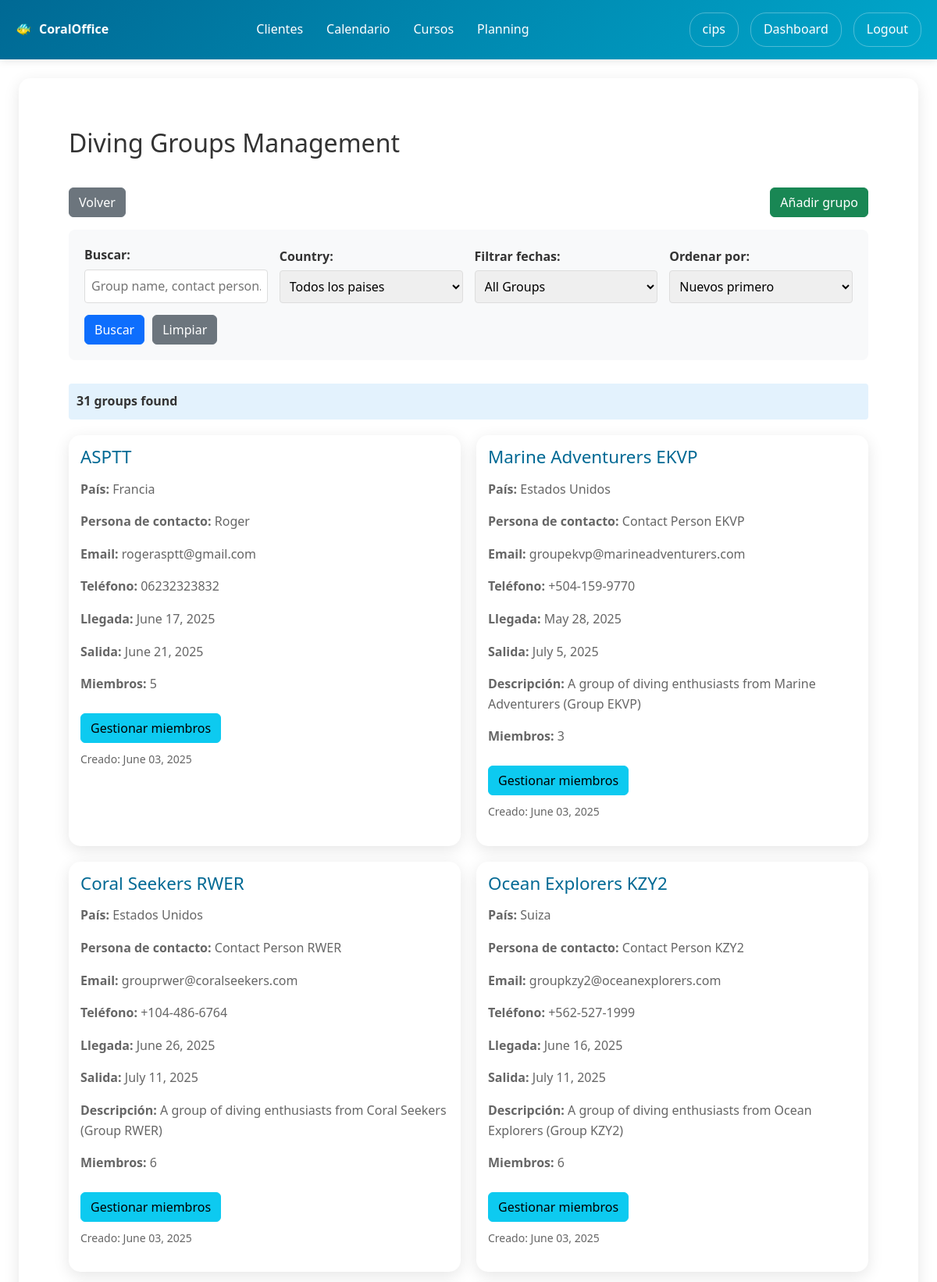
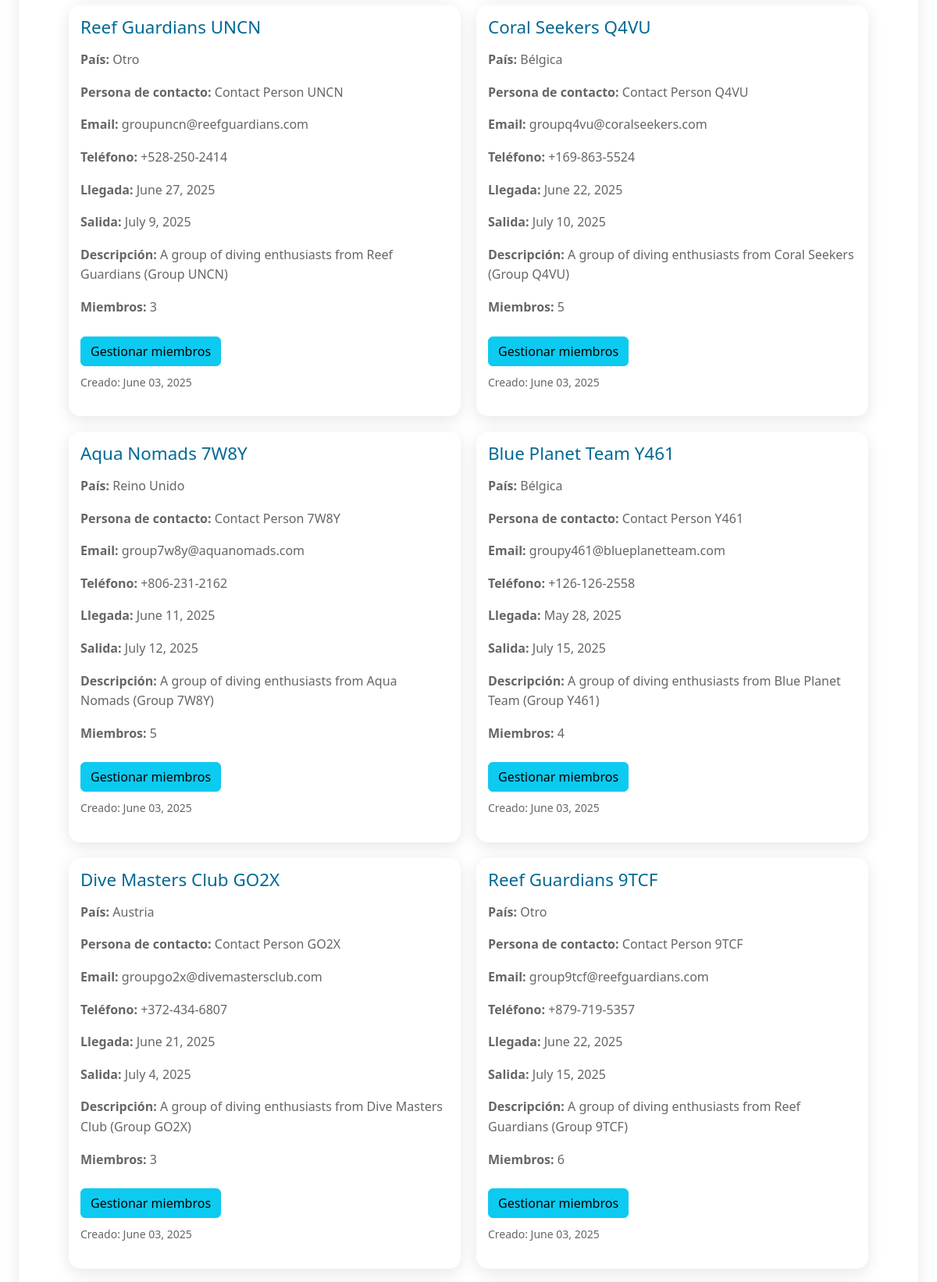
The app's page /users/diving-groups/ (signed in, upper part) with its own data (2 pictures, top to bottom).
### users/models.py (models this page shows, shortened)
class DivingGroup(models.Model):
    diving_center = models.ForeignKey(User, on_delete=models.CASCADE, related_name='diving_groups')
    name = models.CharField(max_length=100)
    country = models.CharField(max_length=10, choices=Customer.COUNTRY_CHOICES, default='OTHER')
    contact_person = models.CharField(max_length=100)
    email = models.EmailField()
    phone = models.CharField(max_length=20)
    description = models.TextField(blank=True)
    arrival_date = models.DateField(null=True, blank=True)
    departure_date = models.DateField(null=True, blank=True)
    created_at = models.DateTimeField(auto_now_add=True)

### users/views.py (the view, shortened to what this page needs)
# urls.py: path('diving-groups/', views.diving_groups_list, name='diving_groups_list'),
@login_required
def diving_groups_list(request):
    if not request.user.userprofile.is_diving_center:
        messages.error(request, 'Access denied.')
        return redirect('users:profile')
    from datetime import date, timedelta
    from django.db.models import Q
    groups = DivingGroup.objects.filter(diving_center=request.user)
    search_query = request.GET.get('search', '').strip()
    country_filter = request.GET.get('country', '').strip()
    if country_filter:
        groups = groups.filter(country=country_filter)
    date_filter = request.GET.get('date_filter', '').strip()
    today = date.today()
    if date_filter == 'arriving_soon':
        next_week = today + timedelta(days=7)
        groups = groups.filter(
            arrival_date__gte=today,
            arrival_date__lte=next_week
        )
    elif date_filter == 'currently_here':
        groups = groups.filter(
            arrival_date__lte=today,
            departure_date__gte=today
        )
    elif date_filter == 'departing_soon':
        next_week = today + timedelta(days=7)
        groups = groups.filter(
            departure_date__gte=today,
            departure_date__lte=next_week
        )
    elif date_filter == 'past_groups':
        groups = groups.filter(departure_date__lt=today)
    sort_by = request.GET.get('sort_by', '-created_at')
    valid_sort_fields = [
        'name', '-name', 'created_at', '-created_at',
        'arrival_date', '-arrival_date', 'country', '-country'
    ]
    if sort_by in valid_sort_fields:
        groups = groups.order_by(sort_by)
    else:
        groups = groups.order_by('-created_at')
    country_choices = Customer.COUNTRY_CHOICES
    context = {
        'groups': groups,
        'country_choices': country_choices,
        'search_query': search_query,
    }
    return render(request, 'users/diving_groups_list.html', context)

### users/context_processors.py (called while the page is built)
def cookies_context(request):
    cookies_accepted = request.COOKIES.get('cookies_accepted', 'false') == 'true'
    show_cookies_banner = not cookies_accepted
    return {
        'cookies_accepted': cookies_accepted,
        'show_cookies_banner': show_cookies_banner,
    }

### users/templates/users/diving_groups_list.html (shortened to what this page needs)
{% extends 'users/base.html' %}
{% block users_content %}
<div class="p-3">
    <div style="display: flex; justify-content: space-between; align-items: center; margin-bottom: 30px;">
        <h2>Diving Groups Management</h2>
    </div>
    <div class="mb-3 d-flex flex-column flex-md-row justify-content-md-between align-items-md-center">
        <a href="{% url 'users:diving_center_dashboard' %}" class="btn btn-secondary mb-2 mb-md-0" style="background: #6c757d;">Volver</a>
        <a href="{% url 'users:add_diving_group' %}" class="btn btn-success">Añadir grupo</a>
    </div>
    <div class="filter-controls" style="background: #f8f9fa; padding: 20px; border-radius: 8px; margin-bottom: 30px;">
        <form method="get" style="display: grid; grid-template-columns: repeat(auto-fit, minmax(200px, 1fr)); gap: 15px; align-items: end;">
            <div>
                <label for="search" style="display: block; margin-bottom: 5px; font-weight: bold;">Buscar:</label>
                <input type="text" id="search" name="search" value="{{ request.GET.search }}"
                       placeholder="Group name, contact person..."
                       style="width: 100%; padding: 8px; border: 1px solid #ddd; border-radius: 4px;">
            </div>
            <div>
                <label for="country" style="display: block; margin-bottom: 5px; font-weight: bold;">Country:</label>
                <select name="country" id="country" style="width: 100%; padding: 8px; border: 1px solid #ddd; border-radius: 4px;">
                    <option value="">Todos los paises</option>
                </select>
            </div>
            <div>
                <label for="date_filter" style="display: block; margin-bottom: 5px; font-weight: bold;">Filtrar fechas:</label>
                <select name="date_filter" id="date_filter" style="width: 100%; padding: 8px; border: 1px solid #ddd; border-radius: 4px;">
                    <option value="">All Groups</option>
                </select>
            </div>
            <div>
                <label for="sort_by" style="display: block; margin-bottom: 5px; font-weight: bold;">Ordenar por:</label>
                <select name="sort_by" id="sort_by" style="width: 100%; padding: 8px; border: 1px solid #ddd; border-radius: 4px;">
                    <option value="-created_at" {% if request.GET.sort_by == '-created_at' %}selected{% endif %}>
                        Nuevos primero
                    </option>
                </select>
            </div>
            <div style="display: flex; gap: 10px;">
                <button type="submit" class="btn btn-primary">
                    Buscar
                </button>
                <a href="{% url 'users:diving_groups_list' %}" class="btn btn-secondary">
                    Limpiar
                </a>
            </div>
        </form>
    </div>
    {% if groups %}
        <div style="margin-bottom: 20px; padding: 10px; background: #e3f2fd; border-radius: 4px;">
            <strong>{{ groups|length }} group{{ groups|length|pluralize }} found</strong>
        </div>
    {% endif %}
    {% if groups %}
        <div style="display: grid; grid-template-columns: repeat(auto-fit, minmax(400px, 1fr)); gap: 20px;">
            {% for group in groups %}
            <div class="card">
                <h3>{{ group.name }}</h3>
                <p><strong>País:</strong> {{ group.get_country_display }}</p>
                <p><strong>Persona de contacto:</strong> {{ group.contact_person }}</p>
                <p><strong>Email:</strong> {{ group.email }}</p>
                <p><strong>Teléfono:</strong> {{ group.phone }}</p>
                {% if group.arrival_date %}
                    <p><strong>Llegada:</strong> {{ group.arrival_date }}</p>
                {% endif %}
                {% if group.departure_date %}
                    <p><strong>Salida:</strong> {{ group.departure_date }}</p>
                {% endif %}
                {% if group.description %}
                    <p><strong>Descripción:</strong> {{ group.description|truncatewords:20 }}</p>
                {% endif %}
                <p><strong>Miembros:</strong> {{ group.members.count }}</p>
                <div class="my-2">
                    <a href="{% url 'users:manage_group_members' group.id %}" class="btn btn-info">Gestionar miembros</a>
                </div>
                <p><small>Creado: {{ group.created_at|date:"F d, Y" }}</small></p>
            </div>
            {% endfor %}
        </div>
    {% else %}
        <p>No diving groups added yet.</p>
    {% endif %}
</div>
{% endblock %}

### home/templates/home/base.html (shortened to what this page needs)
<!DOCTYPE html>
<html lang="en">
<head>
    <link href="https://cdn.jsdelivr.net/npm/bootstrap@5.3.2/dist/css/bootstrap.min.css" rel="stylesheet">
    <link rel="stylesheet" href="https://cdn.jsdelivr.net/npm/bootstrap-icons@1.11.1/font/bootstrap-icons.css">
</head>
<body>
    <header class="header">
        <nav class="nav-container">
            <div class="logo">CoralOffice</div>
            <ul class="nav-menu m-0 ms-0 p-0">
                {% if user.is_authenticated and user.userprofile.is_diving_center %}
                    <li><a href="{% url 'users:customer_list' %}">Clientes</a></li>
                    <li><a href="{% url 'users:calendar_view' %}">Calendario</a></li>
                <li><a href="{% url 'users:courses_list' %}">Cursos</a></li>
<li><a href="{% url 'users:staff_planning' %}">Planning</a></li>
                {% else %}
                    <li><a href="{% url 'home:home' %}">Home</a></li>
                    <li><a href="{% url 'home:services' %}">Services</a></li>
                    <li><a href="{% url 'home:about' %}">About</a></li>
                    <li><a href="{% url 'home:contact' %}">Contact</a></li>
                {% endif %}
            </ul>
            <div class="user-menu ms-3">
                {% if user.is_authenticated %}
                    <a href="{% url 'users:profile' %}">{{ user.username }}</a>
                    {% if user.userprofile.is_diving_center %}
                        <a href="{% url 'users:diving_center_dashboard' %}">Dashboard</a>
                    {% endif %}
                    <a href="{% url 'users:logout' %}">Logout</a>
                {% else %}
                    <a href="{% url 'users:login' %}">Login</a>
                {% endif %}
            </div>
        </nav>
    </header>
    <main class="main-content pt-0">
        {% block content %}
        {% endblock %}
    </main>
</body>
</html>

### home/templates/home/base.html (style rules this page uses)
* { margin: 0; padding: 0; box-sizing: border-box; }
body { font-family: 'Segoe UI', Tahoma, Geneva, Verdana, sans-serif; line-height: 1.6; color: #333; }
.header { background: linear-gradient(135deg, #006994, #00a8cc); color: white; padding: 1rem 0; box-shadow: 0 2px 10px rgba(0,0,0,0.1); position: relative; }
.nav-container { max-width: 1200px; margin: 0 auto; display: flex; justify-content: space-between; align-items: center; padding: 0 20px; }
.logo { font-size: 1rem; font-weight: bold; display: flex; align-items: center; z-index: 1001; }
.logo::before { content: '🐠'; margin-right: 10px; }
.nav-menu { display: flex; list-style: none; gap: 30px; }
.nav-menu a { color: white; text-decoration: none; padding: 10px 0px; border-radius: 5px; transition: background 0.3s; }
.user-menu { display: flex; align-items: center; gap: 15px; }
.user-menu a { color: white; text-decoration: none; padding: 8px 16px; border: 1px solid rgba(255,255,255,0.3); border-radius: 20px; transition: all 0.3s; }
.main-content { min-height: calc(100vh - 140px); padding: 40px 0; }
.card { background: white; padding: 15px; border-radius: 15px; box-shadow: 0 5px 20px rgba(0,0,0,0.1); transition: transform 0.3s; border: none }
.card h3 { color: #006994; margin-bottom: 15px; font-size: 1.4rem; }
.card p { color: #666; line-height: 1.6; }

### records on screen
DivingGroup: name "ASPTT", country "Francia", contact_person "Roger", email "rogerasptt@gmail.com", phone "06232323832", arrival_date "June 17, 2025", departure_date "June 21, 2025", members.count "5", created_at "June 03, 2025"
DivingGroup: name "Marine Adventurers EKVP", country "Estados Unidos", contact_person "Contact Person EKVP", email "groupekvp@marineadventurers.com", phone "+504-159-9770", arrival_date "May 28, 2025", departure_date "July 5, 2025", description "A group of diving enthusiasts from Marine Adventurers (Group EKVP)", members.count "3", created_at "June 03, 2025"
DivingGroup: name "Coral Seekers RWER", country "Estados Unidos", contact_person "Contact Person RWER", email "grouprwer@coralseekers.com", phone "+104-486-6764", arrival_date "June 26, 2025", departure_date "July 11, 2025", description "A group of diving enthusiasts from Coral Seekers (Group RWER)", members.count "6", created_at "June 03, 2025"
DivingGroup: name "Ocean Explorers KZY2", country "Suiza", contact_person "Contact Person KZY2", email "groupkzy2@oceanexplorers.com", phone "+562-527-1999", arrival_date "June 16, 2025", departure_date "July 11, 2025", description "A group of diving enthusiasts from Ocean Explorers (Group KZY2)", members.count "6", created_at "June 03, 2025"
DivingGroup: name "Reef Guardians UNCN", country "Otro", contact_person "Contact Person UNCN", email "groupuncn@reefguardians.com", phone "+528-250-2414", arrival_date "June 27, 2025", departure_date "July 9, 2025", description "A group of diving enthusiasts from Reef Guardians (Group UNCN)", members.count "3", created_at "June 03, 2025"
DivingGroup: name "Coral Seekers Q4VU", country "Bélgica", contact_person "Contact Person Q4VU", email "groupq4vu@coralseekers.com", phone "+169-863-5524", arrival_date "June 22, 2025", departure_date "July 10, 2025", description "A group of diving enthusiasts from Coral Seekers (Group Q4VU)", members.count "5", created_at "June 03, 2025"
DivingGroup: name "Aqua Nomads 7W8Y", country "Reino Unido", contact_person "Contact Person 7W8Y", email "group7w8y@aquanomads.com", phone "+806-231-2162", arrival_date "June 11, 2025", departure_date "July 12, 2025", description "A group of diving enthusiasts from Aqua Nomads (Group 7W8Y)", members.count "5", created_at "June 03, 2025"
DivingGroup: name "Blue Planet Team Y461", country "Bélgica", contact_person "Contact Person Y461", email "groupy461@blueplanetteam.com", phone "+126-126-2558", arrival_date "May 28, 2025", departure_date "July 15, 2025", description "A group of diving enthusiasts from Blue Planet Team (Group Y461)", members.count "4", created_at "June 03, 2025"
DivingGroup: name "Dive Masters Club GO2X", country "Austria", contact_person "Contact Person GO2X", email "groupgo2x@divemastersclub.com", phone "+372-434-6807", arrival_date "June 21, 2025", departure_date "July 4, 2025", description "A group of diving enthusiasts from Dive Masters Club (Group GO2X)", members.count "3", created_at "June 03, 2025"
DivingGroup: name "Reef Guardians 9TCF", country "Otro", contact_person "Contact Person 9TCF", email "group9tcf@reefguardians.com", phone "+879-719-5357", arrival_date "June 22, 2025", departure_date "July 15, 2025", description "A group of diving enthusiasts from Reef Guardians (Group 9TCF)", members.count "6", created_at "June 03, 2025"

### other values on screen
{{ user.username }} "cips"
{{ groups|length }} "31"
